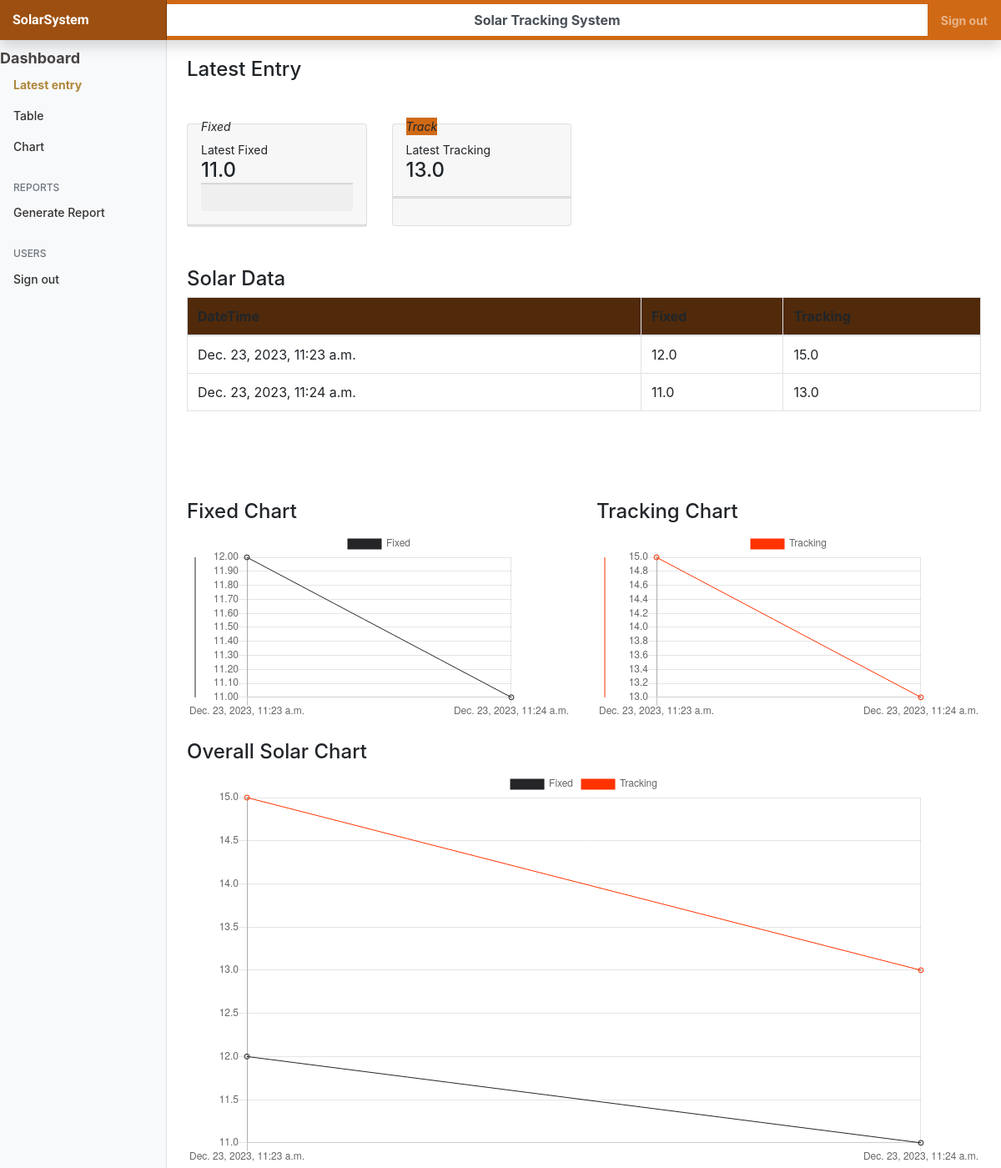
The page / on the database its author committed.
### solarapp/models.py (models this page shows, shortened)
class SolarData(models.Model):
    datetime = models.DateTimeField(auto_now_add=True)
    fixed = models.FloatField()
    tracking = models.FloatField()

### solarapp/views.py (the view)
# urls.py: path('', views.display_view, name='display_view'),
def display_view(request):
    solar_data = SolarData.objects.all()
    formatted_data = []
    for data in solar_data:
        formatted_data.append({
            'datetime': data.datetime,
            'fixed': data.fixed,
            'tracking': data.tracking,
        })
    return render(request, 'solarapp/dashboard_view.html', {'solar_data': formatted_data})

### templates/solarapp/dashboard_view.html (shortened to what this page needs)
{% extends 'partials/base.html' %}
{% block content %}
<br>
<h4 id="latest_entry">Latest Entry</h4>
<br><br>
<div class="row">
    <div class="col-xl-3 col-sm-6 mb-xl-0 mb-4">
      <div class="card">
        <div class="card-header p-3 pt-2">
          <div class="icon icon-lg icon-shape bg-gradient-dark shadow-dark text-center border-radius-xl mt-n4 position-absolute">
            <i class="material-icons opacity-10">Fixed</i>
          </div>
          <div class="text-end pt-1">
            <p class="text-sm mb-0 text-capitalize">Latest Fixed</p>
            <h4 class="mb-0" id="latest_temp"></h4>
          </div>
          <hr class="dark horizontal my-0">
          <div class="card-footer p-3">
          </div>
        </div>
        <hr class="dark horizontal my-0">
      </div>
    </div>
    <div class="col-xl-3 col-sm-6 mb-xl-0 mb-4">
      <div class="card">
        <div class="card-header p-3 pt-2">
          <div class="icon icon-lg icon-shape  shadow-primary text-center border-radius-xl mt-n4 position-absolute" style="background-color: rgb(208, 105, 21);">
            <i class="material-icons opacity-10">Track</i>
          </div>
          <div class="text-end pt-1">
            <p class="text-sm mb-0 text-capitalize">Latest Tracking</p>
            <h4 class="mb-0" id="latest_gas"></h4>
          </div>
        </div>
        <hr class="dark horizontal my-0">
        <div class="card-footer p-3">
        </div>
      </div>
  </div>
<div class="container mt-5">
    <h4 id="solar_data">Solar Data</h4>
    <table class="table table-bordered">
        <thead style=" background-color: rgb(80, 42, 11);">
            <tr>
                <th>DateTime</th>
                <th>Fixed</th>
                <th>Tracking</th>
            </tr>
        </thead>
        <tbody>
            {% for entry in solar_data %}
                <tr>
                    <td>{{ entry.datetime }}</td>
                    <td>{{ entry.fixed }}</td>
                    <td>{{ entry.tracking }}</td>
                </tr>
            {% endfor %}
        </tbody>
    </table><br><br>
<div class="row mt-5">
    <div class="col-md-6">
        <h4 id="fixed_chart">Fixed Chart</h4>
        <canvas id="fixedChart" width="600" height="300"></canvas>
    </div>
    <div class="col-md-6">
        <h4 id="tracking_chart">Tracking Chart</h4>
        <canvas id="trackingChart" width="600" height="300"></canvas>
    </div>
</div>
<script>
    document.addEventListener('DOMContentLoaded', function () {
        // Function to create a chart
        function createChart(chartId, data, options, borderColor) {
            var ctx = document.getElementById(chartId).getContext('2d');
            return new Chart(ctx, {
                type: 'line',
                data: data,
                options: options,
                plugins: [{
                    afterDraw: function (chart) {
                        var ctx = chart.ctx;
                        ctx.strokeStyle = borderColor;
                        ctx.lineWidth = 1;
                        ctx.beginPath();
                        ctx.moveTo(10, chart.chartArea.top);
                        ctx.lineTo(10, chart.chartArea.bottom);
                        ctx.stroke();
                    }
                }]
            });
        }
        // Fixed Chart
        var dataFixed = {
            labels: [{% for entry in solar_data %}'{{ entry.datetime }}',{% endfor %}],
            datasets: [
                {
                    label: 'Fixed',
                    data: [{% for entry in solar_data %}{{ entry.fixed }},{% endfor %}],
                    borderColor: 'rgb(37,37,39)',
                    borderWidth: 1,
                    fill: false
                },
            ]
        };
        var optionsFixed = {
            scales: {
                x: {
                    type: 'time',
                    time: {
                        unit: 'day'
                    }
                },
                y: {
                    beginAtZero: true
                }
            }
        };
        createChart('fixedChart', dataFixed, optionsFixed, 'rgb(37,37,39)');
        // Tracking Chart
        var dataTracking = {
            labels: [{% for entry in solar_data %}'{{ entry.datetime }}',{% endfor %}],
            datasets: [
                {
                    label: 'Tracking',
                    data: [{% for entry in solar_data %}{{ entry.tracking }},{% endfor %}],
                    borderColor: 'rgb(255, 51, 0)',
                    borderWidth: 1,
                    fill: false
                },
            ]
        };
        var optionsTracking = {
            scales: {
                x: {
                    type: 'time',
                    time: {
                        unit: 'day'
                    }
                },
                y: {
                    beginAtZero: true
                }
            }
        };
        createChart('trackingChart', dataTracking, optionsTracking, 'rgb(255, 51, 0)');
    });
</script>
<br>
<h4 id="kitchen_chart">Overall Solar Chart</h4>
<canvas id="kitchenChart" width="600" height="300"></canvas>
<script>
    document.addEventListener('DOMContentLoaded', function () {
        var ctx = document.getElementById('kitchenChart').getContext('2d');
        var data = {
            labels: [{% for entry in solar_data %}'{{ entry.datetime }}',{% endfor %}],
            datasets: [
                {
                    label: 'Fixed',
                    data: [{% for entry in solar_data %}{{ entry.fixed }},{% endfor %}],
                    borderColor: 'rgb(37,37,39)',
                    borderWidth: 1,
                    fill: false
                },
                {
                    label: 'Tracking',
                    data: [{% for entry in solar_data %}{{ entry.tracking }},{% endfor %}],
                    borderColor: 'rgb(255, 51, 0)',
                    borderWidth: 1,
                    fill: false
                },
            ]
        };
        var options = {
            scales: {
                x: {
                    type: 'time',
                    time: {
                        unit: 'day'
                    }
                },
                y: {
                    beginAtZero: true
                }
            }
        };
        var chart = new Chart(ctx, {
            type: 'line',
            data: data,
            options: options
        });
    });
</script>
</div>
{% endblock %}

### templates/partials/base.html (shortened to what this page needs)
{% load static %}
<html lang="en">
<head>
  <link href="{% static 'css/bootstrap.min.css'%}" rel="stylesheet">
  <link href="{% static 'css/main.css'%}" rel="stylesheet">
  <link rel="stylesheet" href="https://django-material-dash2.onrender.com/static/css/material-dashboard.css">
  <link href="{% static 'css/dashboard.css'%}" rel="stylesheet">
</head>
<body>
  <nav class="navbar navbar-dark fixed-top  flex-md-nowrap p-0 shadow"  style="background-color: rgb(208, 105, 21);">
    <a class="navbar-brand col-sm-3 col-md-2 mr-0" style="color: white; font-family: 'Roboto', sans-serif; font-weight: 700;">SolarSystem</a>
    <input class="form-control form-control-primary w-100 text-center font-weight-bold" type="text" value="Solar Tracking System" style="background-color: white;" readonly>
    <ul class="navbar-nav px-3">
      <li class="nav-item text-nowrap">
        <a class="nav-link" href="#" style="font-weight: bold;">Sign out</a>
      </li>
    </ul>
  </nav>
  <div class="container-fluid">
    <div class="row">
      {% include 'partials/_sidebar.html' %}
      <main role="main" class="col-md-9 ml-sm-auto col-lg-10 px-4" style="padding-left: 60px;"!important >
        {% block content %}
        {% endblock %}
      </main>
    </div>
  </div>
</body>
</html>

### templates/partials/_sidebar.html (shortened to what this page needs)
{% load static %}
<nav class="col-md-2 d-none d-md-block bg-light sidebar">
    <div class="sidebar-sticky">
      <ul class="nav flex-column">
        <li class="nav-item">
           <span style="font-weight: bold; color: #494444; font-size: large;" >Dashboard</span>
        </li>
        <li class="nav-item">
          <a class="nav-link active" href="#latest_entry" style="font-weight: bolder; color: rgb(175, 135, 60);">
            Latest entry
          </a>
        </li>
        <li class="nav-item">
          <a class="nav-link" href="#health_data">
            Table
          </a>
        </li>
        <li class="nav-item">
          <a class="nav-link" href="#health_chart">
            Chart
          </a>
        </li>
      </ul>
      <h6 class="sidebar-heading d-flex justify-content-between align-items-center px-3 mt-4 mb-1 text-muted">
        <span>Reports</span>
      </h6>
      <ul class="nav flex-column mb-2">
        <li class="nav-item">
          <a class="nav-link" href="#">
            Generate Report
          </a>
        </li>
      </ul>
      <h6 class="sidebar-heading d-flex justify-content-between align-items-center px-3 mt-4 mb-1 text-muted">
        <span>Users</span>
      </h6>
      <ul class="nav flex-column mb-2">
        <li class="nav-item">
          <a class="nav-link" href="#">
            Sign out
          </a>
        </li>
      </ul>
    </div>
  </nav>

### static/css/dashboard.css (style rules this page uses)
body { font-size: .875rem; }
.sidebar { position: fixed; top: 0; bottom: 0; left: 0; z-index: 100; padding: 48px 0 0; box-shadow: inset -1px 0 0 rgba(0, 0, 0, .1); }
.sidebar-sticky { position: relative; top: 0; height: calc(100vh - 48px); padding-top: .5rem; overflow-x: hidden; overflow-y: auto; }
.sidebar .nav-link { font-weight: 500; color: #333; }
.sidebar .nav-link.active { color: #007bff; }
.sidebar-heading { font-size: .75rem; text-transform: uppercase; }
[role="main"] { padding-top: 133px; }
@media (min-width: 768px) { [role="main"] { padding-top: 48px; } }
.navbar-brand { padding-top: .75rem; padding-bottom: .75rem; font-size: 1rem; background-color: rgba(0, 0, 0, .25); box-shadow: inset -1px 0 0 rgba(0, 0, 0, .25); }
.navbar .form-control { padding: .75rem 1rem; border-width: 0; border-radius: 0; }

### rows shown on the page
SolarData: datetime "Dec. 23, 2023, 11:23 a.m.", fixed "12.0", tracking "15.0"
SolarData: datetime "Dec. 23, 2023, 11:24 a.m.", fixed "11.0", tracking "13.0"

### other values the page prints
chart data {{ entry.fixed }} 12.0, 11.0
chart data {{ entry.tracking }} 15.0, 13.0
